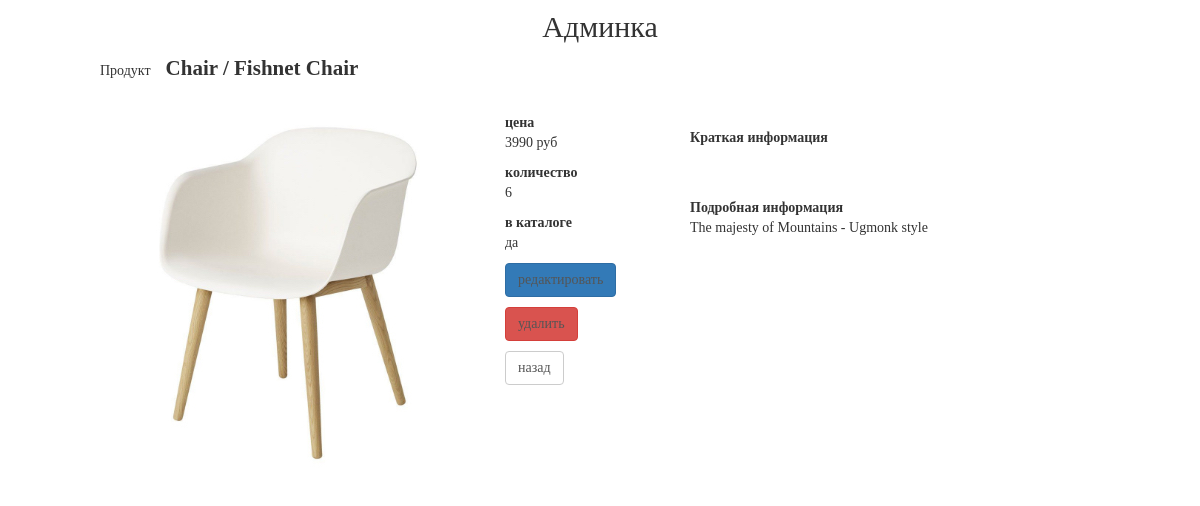
The page /my/admin/product/read/1/ on the database as committed earlier.
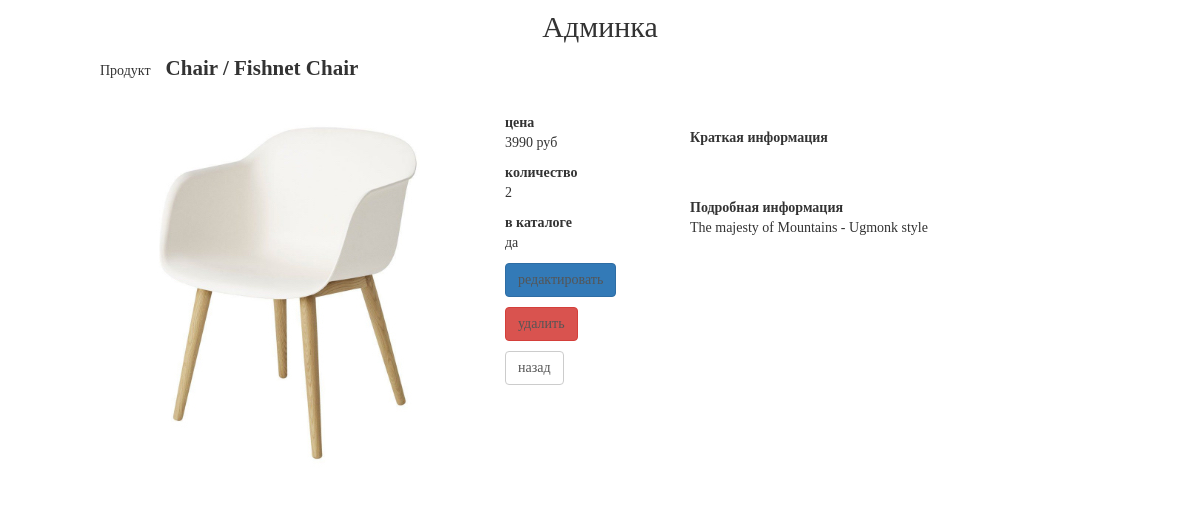
The same page on the database as committed later.
### mainapp/models.py (models this page shows, shortened)
class Product(models.Model):
    category = models.ForeignKey(ProductCategory, on_delete=models.PROTECT, verbose_name='Категория')
    name = models.CharField('Название', max_length=128)
    short_description = models.CharField('Краткое описание', max_length=128, blank=True)
    description = models.TextField('Описание', blank=True)
    quantity = models.PositiveIntegerField('Количество', default=0)
    price = models.DecimalField('Цена', max_digits=10, decimal_places=0, default=0)
    image = models.ImageField(upload_to='products_images', blank=True)
    is_active = models.BooleanField(default=True, db_index=True)
    created_at = models.DateTimeField('Дата создания', auto_now_add=True)
    updated_at = models.DateTimeField('Дата обновления', auto_now=True)

class ProductCategory(models.Model):
    name = models.CharField('Название', max_length=128, unique=True)
    description = models.TextField('Описание', max_length=255, blank=True)
    is_active = models.BooleanField(default=True, db_index=True)
    created_at = models.DateTimeField('Дата создания', auto_now_add=True)

### adminapp/views.py (the view)
# urls.py: path('product/read/<int:pk>/', adminapp.ProductDetail.as_view(), name='product_read'),
class ProductDetail(DetailView):
    model = Product
    pk_url_kwarg = 'pk'     # product_pk

### basketapp/context_processors.py (called while the page is built)
def basket(request):
    if request.user.is_authenticated:
        basket = request.user.basket.select_related('product', 'product__category').all()
    else:
        basket = []
    return {
        'basket': basket,
    }

### mainapp/templatetags/my_filters.py (called while the page is built)
@register.filter(name='media_folder_products')
def media_folder_products(string):
    if not string:
        string = 'products_images/default.jpg'
    return f'{settings.MEDIA_URL}{string}'

### adminapp/templates/mainapp/product_detail.html (shortened to what this page needs)
{% extends 'adminapp/base.html' %}
{% load static %}
{% load my_filters %}
{% block container %}
    <div class="product_read">
        <div class="produt_name">
            Продукт<strong>{{ object.category.name|title }} /
            {{ object.name|title }}</strong>
        </div>
        <img src="{{ object.image|media_folder_products }}" alt="{{ object.name }}">
        <div class="summary">
            <b>цена</b>
            <p>{{ object.price }} руб</p>
            <b>количество</b>
            <p>{{ object.quantity }}</p>
            <b>в каталоге</b>
            <p>{% if object.is_active %}да{% else %}нет{% endif %}</p>
            <p>
                <a href="{% url 'my_admin:product_update' object.pk %}" class="btn btn-primary">
                    редактировать
                </a>
            </p>
            <p>
                <a href="{% url 'my_admin:product_delete' object.pk %}" class="btn btn-danger">
                    удалить
                </a>
            </p>
            <p>
                <a href="{% url 'my_admin:category_products_list' object.category.pk %}" class="btn btn-default">
                    назад
                </a>
            </p>
        </div>
        <div class="product_desc">
            <b>Краткая информация</b>
            <br><br>
            <b>Подробная информация</b>
            <p>{{ object.description }}</p>
        </div>
    </div>
{% endblock %}

Rows that differ between the two databases and show on the page:
changed Product "Fishnet Chair": quantity "6" → "2"
